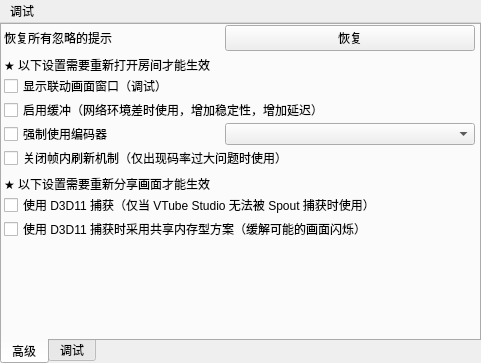
<?xml version="1.0" encoding="UTF-8"?>
<ui version="4.0">
 <class>SettingWindow</class>
 <widget class="QMainWindow" name="SettingWindow">
  <property name="windowModality">
   <enum>Qt::ApplicationModal</enum>
  </property>
  <property name="geometry">
   <rect>
    <x>0</x>
    <y>0</y>
    <width>481</width>
    <height>363</height>
   </rect>
  </property>
  <property name="windowTitle">
   <string>设置</string>
  </property>
  <widget class="QWidget" name="centralwidget">
   <widget class="QTabWidget" name="tabWidget">
    <property name="geometry">
     <rect>
      <x>0</x>
      <y>0</y>
      <width>481</width>
      <height>341</height>
     </rect>
    </property>
    <property name="font">
     <font>
      <family>Microsoft YaHei UI</family>
     </font>
    </property>
    <property name="tabPosition">
     <enum>QTabWidget::South</enum>
    </property>
    <property name="tabShape">
     <enum>QTabWidget::Rounded</enum>
    </property>
    <property name="currentIndex">
     <number>0</number>
    </property>
    <property name="elideMode">
     <enum>Qt::ElideNone</enum>
    </property>
    <widget class="QWidget" name="tab">
     <attribute name="title">
      <string>高级</string>
     </attribute>
     <widget class="QWidget" name="verticalLayoutWidget">
      <property name="geometry">
       <rect>
        <x>2</x>
        <y>0</y>
        <width>471</width>
        <height>311</height>
       </rect>
      </property>
      <layout class="QVBoxLayout" name="verticalLayout">
       <property name="spacing">
        <number>0</number>
       </property>
       <item>
        <layout class="QHBoxLayout" name="horizontalLayout_2">
         <item>
          <widget class="QLabel" name="label_2">
           <property name="font">
            <font>
             <family>Microsoft YaHei UI</family>
             <bold>false</bold>
            </font>
           </property>
           <property name="text">
            <string>恢复所有忽略的提示</string>
           </property>
          </widget>
         </item>
         <item>
          <spacer name="horizontalSpacer_3">
           <property name="orientation">
            <enum>Qt::Horizontal</enum>
           </property>
           <property name="sizeHint" stdset="0">
            <size>
             <width>40</width>
             <height>20</height>
            </size>
           </property>
          </spacer>
         </item>
         <item>
          <widget class="QPushButton" name="restoreIgnored">
           <property name="sizePolicy">
            <sizepolicy hsizetype="Preferred" vsizetype="Fixed">
             <horstretch>0</horstretch>
             <verstretch>0</verstretch>
            </sizepolicy>
           </property>
           <property name="minimumSize">
            <size>
             <width>250</width>
             <height>0</height>
            </size>
           </property>
           <property name="font">
            <font>
             <family>Microsoft YaHei UI</family>
             <bold>false</bold>
            </font>
           </property>
           <property name="text">
            <string>恢复</string>
           </property>
          </widget>
         </item>
        </layout>
       </item>
       <item>
        <spacer name="verticalSpacer_2">
         <property name="orientation">
          <enum>Qt::Vertical</enum>
         </property>
         <property name="sizeType">
          <enum>QSizePolicy::Fixed</enum>
         </property>
         <property name="sizeHint" stdset="0">
          <size>
           <width>20</width>
           <height>5</height>
          </size>
         </property>
        </spacer>
       </item>
       <item>
        <widget class="QLabel" name="label">
         <property name="font">
          <font>
           <family>Microsoft YaHei UI</family>
           <bold>false</bold>
          </font>
         </property>
         <property name="text">
          <string>★ 以下设置需要重新打开房间才能生效</string>
         </property>
        </widget>
       </item>
       <item>
        <widget class="QCheckBox" name="showDxgiWindow">
         <property name="font">
          <font>
           <family>Microsoft YaHei UI</family>
           <bold>false</bold>
          </font>
         </property>
         <property name="text">
          <string>显示联动画面窗口（调试）</string>
         </property>
        </widget>
       </item>
       <item>
        <widget class="QCheckBox" name="enableBuffering">
         <property name="enabled">
          <bool>true</bool>
         </property>
         <property name="font">
          <font>
           <family>Microsoft YaHei UI</family>
           <bold>false</bold>
          </font>
         </property>
         <property name="text">
          <string>启用缓冲（网络环境差时使用，增加稳定性，增加延迟）</string>
         </property>
        </widget>
       </item>
       <item>
        <layout class="QHBoxLayout" name="horizontalLayout">
         <item>
          <widget class="QCheckBox" name="shouldForceEncoder">
           <property name="font">
            <font>
             <family>Microsoft YaHei UI</family>
             <bold>false</bold>
            </font>
           </property>
           <property name="text">
            <string>强制使用编码器</string>
           </property>
          </widget>
         </item>
         <item>
          <spacer name="horizontalSpacer_2">
           <property name="orientation">
            <enum>Qt::Horizontal</enum>
           </property>
           <property name="sizeHint" stdset="0">
            <size>
             <width>40</width>
             <height>20</height>
            </size>
           </property>
          </spacer>
         </item>
         <item>
          <widget class="QComboBox" name="encoders">
           <property name="sizePolicy">
            <sizepolicy hsizetype="Preferred" vsizetype="Fixed">
             <horstretch>0</horstretch>
             <verstretch>0</verstretch>
            </sizepolicy>
           </property>
           <property name="minimumSize">
            <size>
             <width>250</width>
             <height>0</height>
            </size>
           </property>
          </widget>
         </item>
        </layout>
       </item>
       <item>
        <widget class="QCheckBox" name="disableIntraRefresh">
         <property name="enabled">
          <bool>true</bool>
         </property>
         <property name="font">
          <font>
           <family>Microsoft YaHei UI</family>
           <bold>false</bold>
          </font>
         </property>
         <property name="text">
          <string>关闭帧内刷新机制（仅出现码率过大问题时使用）</string>
         </property>
        </widget>
       </item>
       <item>
        <spacer name="verticalSpacer_3">
         <property name="orientation">
          <enum>Qt::Vertical</enum>
         </property>
         <property name="sizeType">
          <enum>QSizePolicy::Fixed</enum>
         </property>
         <property name="sizeHint" stdset="0">
          <size>
           <width>20</width>
           <height>5</height>
          </size>
         </property>
        </spacer>
       </item>
       <item>
        <widget class="QLabel" name="label_4">
         <property name="font">
          <font>
           <family>Microsoft YaHei UI</family>
           <bold>false</bold>
          </font>
         </property>
         <property name="text">
          <string>★ 以下设置需要重新分享画面才能生效</string>
         </property>
        </widget>
       </item>
       <item>
        <widget class="QCheckBox" name="useDxCapture">
         <property name="font">
          <font>
           <family>Microsoft YaHei UI</family>
           <bold>false</bold>
          </font>
         </property>
         <property name="text">
          <string>使用 D3D11 捕获（仅当 VTube Studio 无法被 Spout 捕获时使用）</string>
         </property>
        </widget>
       </item>
       <item>
        <widget class="QCheckBox" name="forceShmem">
         <property name="font">
          <font>
           <family>Microsoft YaHei UI</family>
           <bold>false</bold>
          </font>
         </property>
         <property name="text">
          <string>使用 D3D11 捕获时采用共享内存型方案（缓解可能的画面闪烁）</string>
         </property>
        </widget>
       </item>
       <item>
        <spacer name="verticalSpacer">
         <property name="orientation">
          <enum>Qt::Vertical</enum>
         </property>
         <property name="sizeHint" stdset="0">
          <size>
           <width>20</width>
           <height>40</height>
          </size>
         </property>
        </spacer>
       </item>
      </layout>
     </widget>
    </widget>
    <widget class="QWidget" name="widget">
     <attribute name="title">
      <string>调试</string>
     </attribute>
     <widget class="QLabel" name="debugInfo">
      <property name="geometry">
       <rect>
        <x>3</x>
        <y>1</y>
        <width>531</width>
        <height>311</height>
       </rect>
      </property>
      <property name="text">
       <string notr="true"/>
      </property>
      <property name="alignment">
       <set>Qt::AlignLeading|Qt::AlignLeft|Qt::AlignTop</set>
      </property>
     </widget>
    </widget>
   </widget>
  </widget>
  <widget class="QMenuBar" name="menubar">
   <property name="enabled">
    <bool>true</bool>
   </property>
   <property name="geometry">
    <rect>
     <x>0</x>
     <y>0</y>
     <width>481</width>
     <height>22</height>
    </rect>
   </property>
   <property name="font">
    <font>
     <family>Microsoft YaHei UI</family>
    </font>
   </property>
   <widget class="QMenu" name="menu">
    <property name="font">
     <font>
      <family>Microsoft YaHei UI</family>
      <pointsize>9</pointsize>
     </font>
    </property>
    <property name="title">
     <string>调试</string>
    </property>
    <addaction name="actionSendLog"/>
    <addaction name="actionCrash"/>
   </widget>
   <addaction name="menu"/>
  </widget>
  <action name="actionSendLog">
   <property name="text">
    <string>上传日志</string>
   </property>
   <property name="font">
    <font/>
   </property>
  </action>
  <action name="actionCrash">
   <property name="text">
    <string>崩溃</string>
   </property>
   <property name="font">
    <font/>
   </property>
  </action>
 </widget>
 <resources/>
 <connections/>
</ui>
